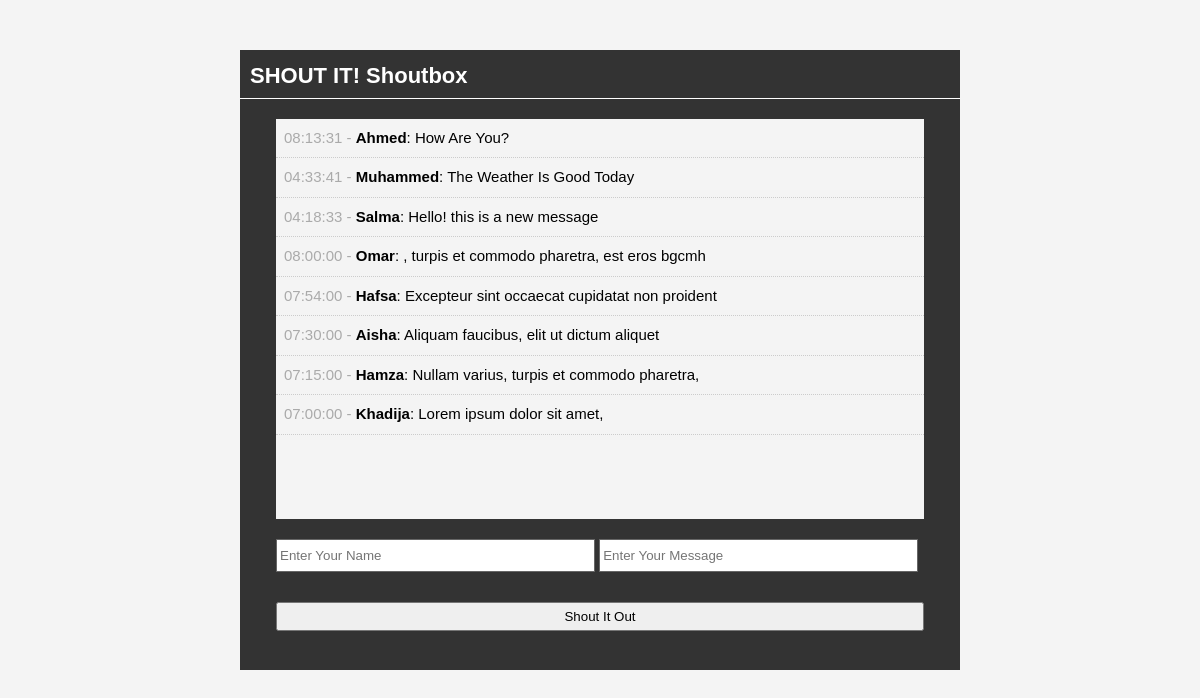
Page /shoutit/index.php on the committed database.
### tables this page shows
CREATE TABLE `shouts` (
  `id` int(11) NOT NULL,
  `user` varchar(50) NOT NULL,
  `message` text NOT NULL,
  `time` time NOT NULL
);

### shoutit/index.php (the view, shortened to what this page needs)
<?php include 'database.php';?>
<?php
  $query = "SELECT * FROM shouts ORDER BY id DESC";
  $shouts = mysqli_query($con, $query);
?>
<!DOCTYPE html>
<html>
<head>
	<link rel="stylesheet" type="text/css" href="style.css">
</head>
<body>
    <div id="container">
    	<header>
    		<h1>SHOUT IT! Shoutbox</h1>
    	</header>
    	<div id="shouts">
    		<ul>
    			<?php while ($row =mysqli_fetch_assoc($shouts)) : ?>
    				<li class="shout"><span><?php echo $row['time']; ?> - </span><strong><?php echo $row['user'];?></strong>: <?php echo $row['message']; ?></li>
    			<?php endwhile;?>
    		</ul>
    	</div>
    	<div id="input">
    		<form method="post" action="process.php">
    			<input type="text" name="user" placeholder="Enter Your Name">
    			<input type="text" name="message" placeholder="Enter Your Message">
    			<br>
    			<input class="shout-btn" type="submit" name="submit" value="Shout It Out">
    		</form>
    	</div>
    </div>
</body>
</html>

### shoutit/style.css (style rules this page uses)
* { margin: 0; padding: 0; }
body { font-family: arial; font-size: 15px; line-height: 1.5em; background: #f4f4f4; }
#container { background:#333333; margin: 50px auto ; overflow: auto; width: 60%; min-height: 620px; }
header h1 { color: white; font-size: 22px; padding: 15px 0 10px 10px; border-bottom: 1px solid white ; }
#shouts { width: 90%; background: #f4f4f4; height: 400px; margin: 20px auto; overflow: auto; }
.shout { list-style: none; padding: 8px; border-bottom: 1px #cccccc dotted; }
.shout span { color: #aaaaaa; }
#input { width: 90%; min-height: 80px; margin: auto; padding: 0; }
#input input[type='text'] { height: 25px; width: 48%; padding: 3px; margin-bottom: 20px; border: #666666 solid 1px; }
.shout-btn { padding: 5px; margin-bottom: 30px; width: 100%; margin:10px auto; }

### rows in the picture
shouts: time "08:13:31", user "Ahmed", message "How Are You?"
shouts: time "04:33:41", user "Muhammed", message "The Weather Is Good Today"
shouts: time "04:18:33", user "Salma", message "Hello! this is a new message"
shouts: time "08:00:00", user "Omar", message ", turpis et commodo pharetra, est eros bgcmh"
shouts: time "07:54:00", user "Hafsa", message "Excepteur sint occaecat cupidatat non proident"
shouts: time "07:30:00", user "Aisha", message "Aliquam faucibus, elit ut dictum aliquet"
shouts: time "07:15:00", user "Hamza", message "Nullam varius, turpis et commodo pharetra,"
shouts: time "07:00:00", user "Khadija", message "Lorem ipsum dolor sit amet,"
